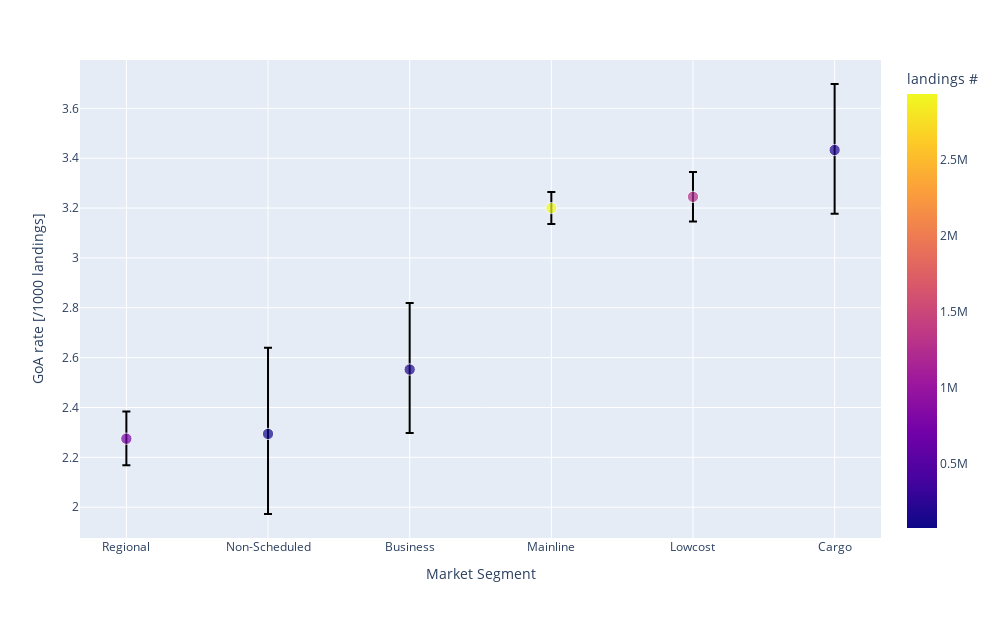

The code cell stored with this chart in its notebook:
### Markdown cell above
### GoA Rate per market segment

### Code cell
# Define the aggregation functions
agg_functions = {"GoA": ["mean", "sum"], "flight_id": "count"}

# Aggregate the data by market segment
df_agg = df_landings.groupby("market_segment").agg(agg_functions)

# Rename the columns
df_agg.columns = ["ga_rate", "n_ga", "n_landings"]

# Compute the Clopper-Pearson interval for the GoA rate
alpha = 0.05
n = df_agg["n_landings"]
k = df_agg["n_ga"]
lower_ci, upper_ci = st.beta.interval(1 - alpha, k, n - k + 1)
df_agg["ga_rate_lower"] = lower_ci * 1000
df_agg["ga_rate_upper"] = upper_ci * 1000
df_agg["ga_rate"] = df_agg["ga_rate"] * 1000

# Compute the lower and upper bounds of the confidence interval
df_agg["ga_rate_lb"] = df_agg["ga_rate"] - df_agg["ga_rate_lower"]
df_agg["ga_rate_ub"] = df_agg["ga_rate_upper"] - df_agg["ga_rate"]

# Filter out market segments with large confidence intervals
df_agg = df_agg.query("ga_rate_ub < 1")

# Create a scatter plot of the GoA rate per market segment
fig = px.scatter(
    df_agg.sort_values("ga_rate"),
    y="ga_rate",
    error_y="ga_rate_ub",
    error_y_minus="ga_rate_lb",
    color="n_landings",
    size=[1] * len(df_agg),
    size_max=8,
)
fig.update_layout(
    yaxis_title="GoA rate [/1000 landings]",
    xaxis_title="Market Segment",
    width=width,
    height=height,
    coloraxis_colorbar=dict(title="landings #"),
)
fig.show()
fig.write_image("figures/goa_rate_per_segment.pdf")

### Figure 1 — Plotly figure (JSON) as saved in the notebook; plotly's stock layout.template omitted (floating-point values rounded to 4 significant figures)
{"data": [{"error_y": {"array": [0.109, 0.3456, 0.2673, 0.06493, 0.09996, 0.2653], "arrayminus": [0.1065, 0.3217, 0.2542, 0.06429, 0.09847, 0.2556]}, "hovertemplate": "market_segment=%{x}<br>ga_rate=%{y}<br>size=%{marker.size}<br>n_landings=%{marker.color}<extra></extra>", "legendgroup": "", "marker": {"color": [751256, 78899, 143792, 2935601, 1262235, 193717], "coloraxis": "coloraxis", "size": [1, 1, 1, 1, 1, 1], "sizemode": "area", "sizeref": 0.01562, "symbol": "circle"}, "mode": "markers", "name": "", "orientation": "v", "showlegend": false, "type": "scatter", "x": ["Regional", "Non-Scheduled", "Business", "Mainline", "Lowcost", "Cargo"], "xaxis": "x", "y": [2.275, 2.294, 2.552, 3.2, 3.245, 3.433], "yaxis": "y"}], "layout": {"coloraxis": {"colorbar": {"title": {"text": "landings #"}}, "colorscale": [[0, "#0d0887"], [0.1111, "#46039f"], [0.2222, "#7201a8"], [0.3333, "#9c179e"], [0.4444, "#bd3786"], [0.5556, "#d8576b"], [0.6667, "#ed7953"], [0.7778, "#fb9f3a"], [0.8889, "#fdca26"], [1, "#f0f921"]]}, "height": 618.0, "legend": {"itemsizing": "constant", "tracegroupgap": 0}, "margin": {"t": 60}, "width": 1000, "xaxis": {"anchor": "y", "domain": [0, 1], "title": {"text": "Market Segment"}}, "yaxis": {"anchor": "x", "domain": [0, 1], "title": {"text": "GoA rate [/1000 landings]"}}}}
